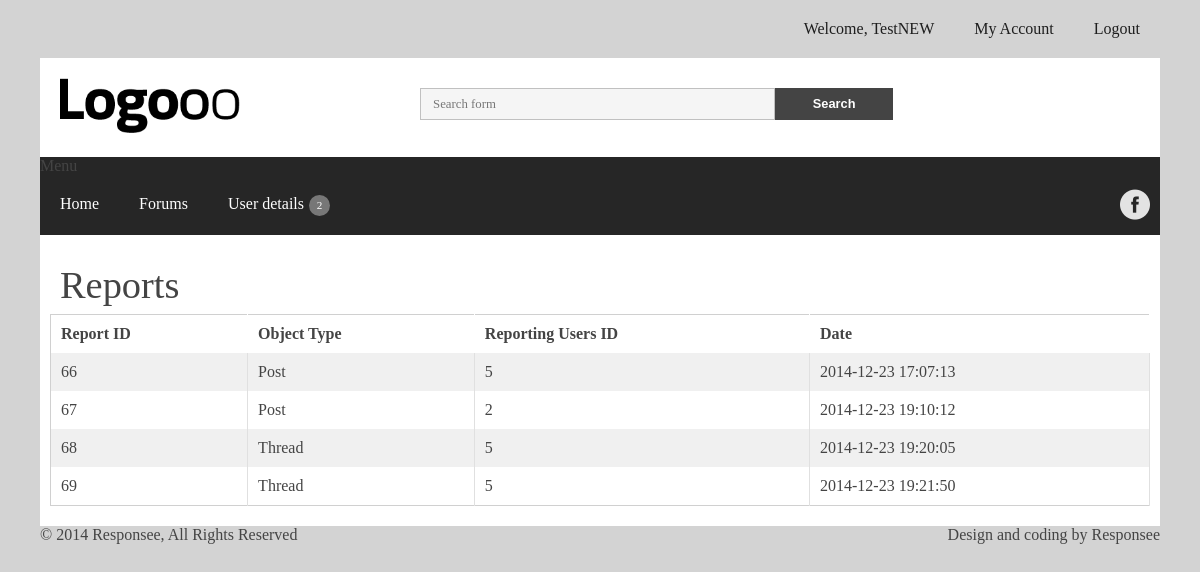
Page /Web-app/checkReports.php (signed in) on the committed database.
### tables this page shows
CREATE TABLE `Report` (
  `Report_id` int(11) NOT NULL AUTO_INCREMENT,
  `User_id` int(11) NOT NULL,
  `Reason` varchar(45) NOT NULL,
  `Moderator_id` int(11) DEFAULT NULL,
  `Thread_id` int(11) NOT NULL,
  `Post_id` int(11) DEFAULT NULL,
  `Object_id` int(11) DEFAULT NULL,
  `Resolved` int(11) DEFAULT '0',
  `Date` datetime DEFAULT NULL,
  PRIMARY KEY (`Report_id`)
);

### Web-app/checkReports.php (called while the page is built, shortened)
<?php
require ("common.php");
require ("viewServer.php");
$query = "	SELECT	*
			FROM	Report";
try {
	$stmt = $db->prepare ( $query );
	$stmt->execute ();
	$rows = $stmt->fetchAll ();
}
catch ( PDOException $ex ) {
	die ( "Failed to run query: " . $ex->getMessage () );
}
$view = new viewServer();
$view->reports = $rows;
$view->render("checkReports.phtml");
?>

### Web-app/templates/checkReports.phtml (the view, shortened to what this page needs)
<!DOCTYPE html>
<html>
<head>
</head>
<body>
<?php include ("header.phtml"); ?>
<div class="line">
	<div class="box">
		<div class="margin">
			<section class="s-12 l-12 ">
				<h1>Reports</h1>
				<div class="margin">
					<table class="responstable">
						<tr>
							<th>Report ID</th>
							<th>Object Type</th>
							<th>Reporting Users ID</th>
							<th>Date</th></tr>
							 <?php foreach ( $this->reports as $report ) :?>
							 <tr onClick="window.location.href='manageReport.php?r_id=<?php echo($report['Report_id'])?>'" style="cursor: pointer;">
								<td><a> <?php echo $report['Report_id'];?>
								</a></td>
								<?php if ($report['Post_id'] != 0) :?>
									<td> Post </td>
								<?php else : ?>
									<td> Thread </td>
								<?php endif ?>
								<td> <?php echo $report['User_id']; ?></td>
								<td> <?php echo $report['Date']; ?>
								</td>
							</tr>
	 						 <?php endforeach ?>
					</table>
				</div>
			</section>
		</div>
	</div>
</div>
<?php include ("footer.phtml"); ?>
</body>
</html>

### Web-app/css/responsee.css (style rules this page uses)
* { -webkit-box-sizing: border-box; -moz-box-sizing: border-box; box-sizing: border-box; margin: 0; }
body { background: none repeat scroll 0 0 #d3d3d3; font-size: 100%; margin: 0; font-family: tahoma; color: #444; }
h1, h2, h3, h4, h5, h6 { color: #444; font-weight: normal; margin: 0.2em 0 0.2em 0; }
h1 { font-size: 2.4em; }
a, a:link, a:visited, a:hover, a:active { text-decoration: none; color: #444; }
table { background: none repeat scroll 0 0 #fff; border: 1px solid #D0D0D0; border-collapse: collapse; border-spacing: 0; text-align: left; width: 100%; }
table tr td, table tr th { padding: 0.625em; }
table tr:nth-of-type(2n) { background: none repeat scroll 0 0 #F0F0F0; }
th { border-right: 1px solid #fff; }
td { border-right: 1px solid #E0E0E0; }
.size-1140 .line { margin: 0 auto; max-width: 71.25em; padding: 0 0.625em; }
.margin { margin: 0 -0.625em; }
.line { clear: left; }
.line:after { clear: both; content: "."; display: block; height: 0; line-height: 0; visibility: hidden; }
.box { background: none repeat scroll 0 0 #fff; display: table; padding: 1.25em; width: 100%; }
.s-1, .s-2, .s-3, .s-4, .s-5, .s-6, .s-7, .s-8, .s-9, .s-10 .s-11, .s-12, .l-1, .l-2, .l-3, .l-4, .l-5, .l-6, .l-7, .l-8, .l-9, .l-10, .l-11, .l-12 { float: left; position: relative; }
.s-12 { width: 100%; }
.margin>.s-12 { padding: 0 0.625em; width: 100%; }
.l-12 { clear: left; width: 100%; }
.margin>.l-12 { padding: 0 0.625em; width: 100%; }

### rows in the picture
report: Report_id "66", shows "Post", User "5", Date "2014-12-23 17:07:13"
report: Report_id "67", shows "Post", User "2", Date "2014-12-23 19:10:12"
report: Report_id "68", shows "Thread", User "5", Date "2014-12-23 19:20:05"
report: Report_id "69", shows "Thread", User "5", Date "2014-12-23 19:21:50"

### other values in the picture
$_SESSION['user']['First_name'] "TestNEW"
